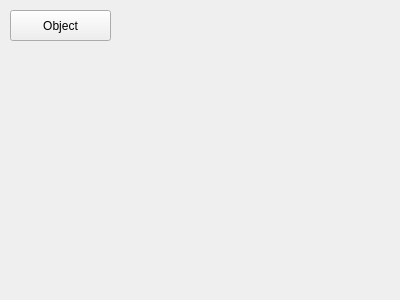
<?xml version="1.0" encoding="UTF-8"?>
<ui version="4.0">
 <class>AnimationProperty</class>
 <widget class="QWidget" name="AnimationProperty">
  <property name="geometry">
   <rect>
    <x>0</x>
    <y>0</y>
    <width>400</width>
    <height>300</height>
   </rect>
  </property>
  <property name="windowTitle">
   <string>Form</string>
  </property>
  <widget class="QPushButton" name="object">
   <property name="geometry">
    <rect>
     <x>10</x>
     <y>10</y>
     <width>101</width>
     <height>31</height>
    </rect>
   </property>
   <property name="text">
    <string>Object</string>
   </property>
  </widget>
 </widget>
 <resources/>
 <connections/>
</ui>
